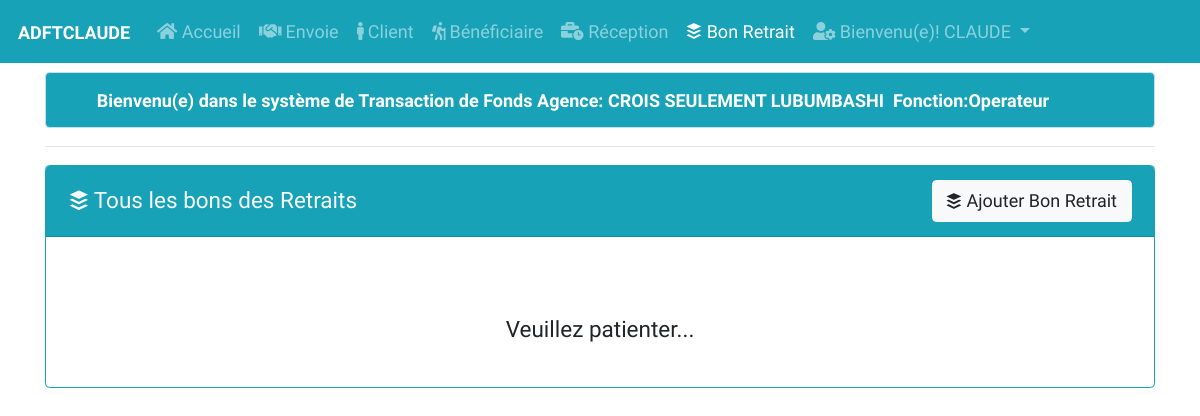
/agence/bon_retrait.php (signed in), run on the app's committed database.
### tables this page shows
CREATE TABLE IF NOT EXISTS `responsables` (
  `id` int(11) NOT NULL AUTO_INCREMENT,
  `matricule` varchar(100) NOT NULL,
  `idrole` int(11) NOT NULL,
  `nom` varchar(100) NOT NULL,
  `postnom` varchar(100) NOT NULL,
  `prenom` varchar(100) NOT NULL,
  `sexe` varchar(10) NOT NULL,
  `loginU` varchar(255) NOT NULL,
  `passwordU` varchar(255) NOT NULL,
  `email` varchar(255) NOT NULL,
  `adresse` varchar(255) NOT NULL,
  `telephone` varchar(30) NOT NULL,
  `etat` bit(1) NOT NULL DEFAULT b'1',
  `dateCreation` timestamp NOT NULL DEFAULT CURRENT_TIMESTAMP,
  `id_ag` int(11) NOT NULL,
  PRIMARY KEY (`id`),
  KEY `idrole` (`idrole`),
  KEY `id_ag` (`id_ag`)
);

CREATE TABLE IF NOT EXISTS `agence` (
  `idag` int(11) NOT NULL AUTO_INCREMENT,
  `codAg` varchar(100) NOT NULL,
  `idprov` int(11) NOT NULL,
  `matriculeFiscale` varchar(100) NOT NULL,
  `nomAg` varchar(100) NOT NULL,
  `adresseAg` varchar(200) NOT NULL,
  `telephone` varchar(30) NOT NULL,
  `emailAg` varchar(200) NOT NULL,
  `etatAg` bit(1) NOT NULL DEFAULT b'1',
  `dateCreationAg` timestamp NOT NULL DEFAULT CURRENT_TIMESTAMP,
  PRIMARY KEY (`idag`),
  KEY `idprov` (`idprov`)
);

CREATE TABLE IF NOT EXISTS `roles` (
  `id` int(11) NOT NULL AUTO_INCREMENT,
  `nomRole` varchar(100) NOT NULL,
  PRIMARY KEY (`id`)
);

### php/config.php (called while the page is built, shortened)
<?php
    class Database{
        private $dsn="mysql:host=localhost;dbname=adtfclaude";
        private $dbuser="root";
        private $dbpass="";
        public $conn;
        public function __construct(){
            try{
                $this->conn=new PDO($this->dsn,$this->dbuser,$this->dbpass);
            }catch(PDOException $e){
                echo'Error: '.$e->getMessage();
            }
            return $this->conn;
        }
    }
?>

### php/session.php (called while the page is built, shortened)
<?php
require_once 'agence-db.php';
$cuser=new Agence();
    $clogin=$_SESSION['user'];
    $data=$cuser->currentUser($clogin);
    $croles=$data['nomRole'];
    $cagence=$data['nomAg'];
?>

### php/agence-db.php (called while the page is built, shortened)
<?php
    require_once 'config.php';
    class Agence extends Database{
        public function currentUser($login){
            $sql="SELECT responsables.id,matricule,idrole,roles.nomRole,nom,postnom,prenom,sexe,loginU,passwordU,email,adresse,responsables.telephone,etat,dateCreation,id_ag, agence.codAg, agence.nomAg, agence.adresseAg, agence.telephone, agence.emailAg FROM responsables INNER JOIN roles ON roles.id=responsables.idrole INNER JOIN agence ON agence.idag=responsables.id_ag WHERE etat=1 AND loginU=:login";
            $stmt=$this->conn->prepare($sql);
            $stmt->execute(['login'=>$login]);
            $row=$stmt->fetch(PDO::FETCH_ASSOC);
            return $row;
        }
    }
?>

### agence/bon_retrait.php (the view, shortened to what this page needs)
<?php
    require_once '../php/agence-header.php';
?>
<div class="container mt-2">
    <div class="alert alert-info bg-info alert-dismissible text-center text-white mt-2 m-0">
        <div class="col-lg-16">
            <strong>Bienvenu(e) dans le système de Transaction de Fonds Agence:&nbsp;<?=$cagence;?> &nbsp;Fonction:<?=$croles;?>&nbsp;</strong>
        </div>
    </div>
    <hr>
    <div class="card border-info mt-2">
            <h5 class="card-header bg-info d-flex justify-content-between">
                <span class="text-light lead align-self-center"><i class="fab fa-buffer"></i>&nbsp;Tous les bons des Retraits</span>
                <a href="#" class="btn btn-light" data-toggle="modal" data-target="#addBonModal"><i class="fab fa-buffer"></i>&nbsp;Ajouter Bon Retrait</a>
            </h5>
        <div class="card-body">
            <div class="table-responsive" id="afficherBonsRetraits">
                <p class="text-center lead mt-5">Veuillez patienter...</p>
            </div>
        </div>
    </div>
</div>
</body>
</html>

### php/agence-header.php (style rules this page uses)
* { font-family:'Maven Pro', sans-serif; font-size:18px; }

### data on the page
responsables: id_ag.nomAg "CROIS SEULEMENT LUBUMBASHI", idrole.nomRole "Operateur"

### other printed values
$clogin "CLAUDE"
